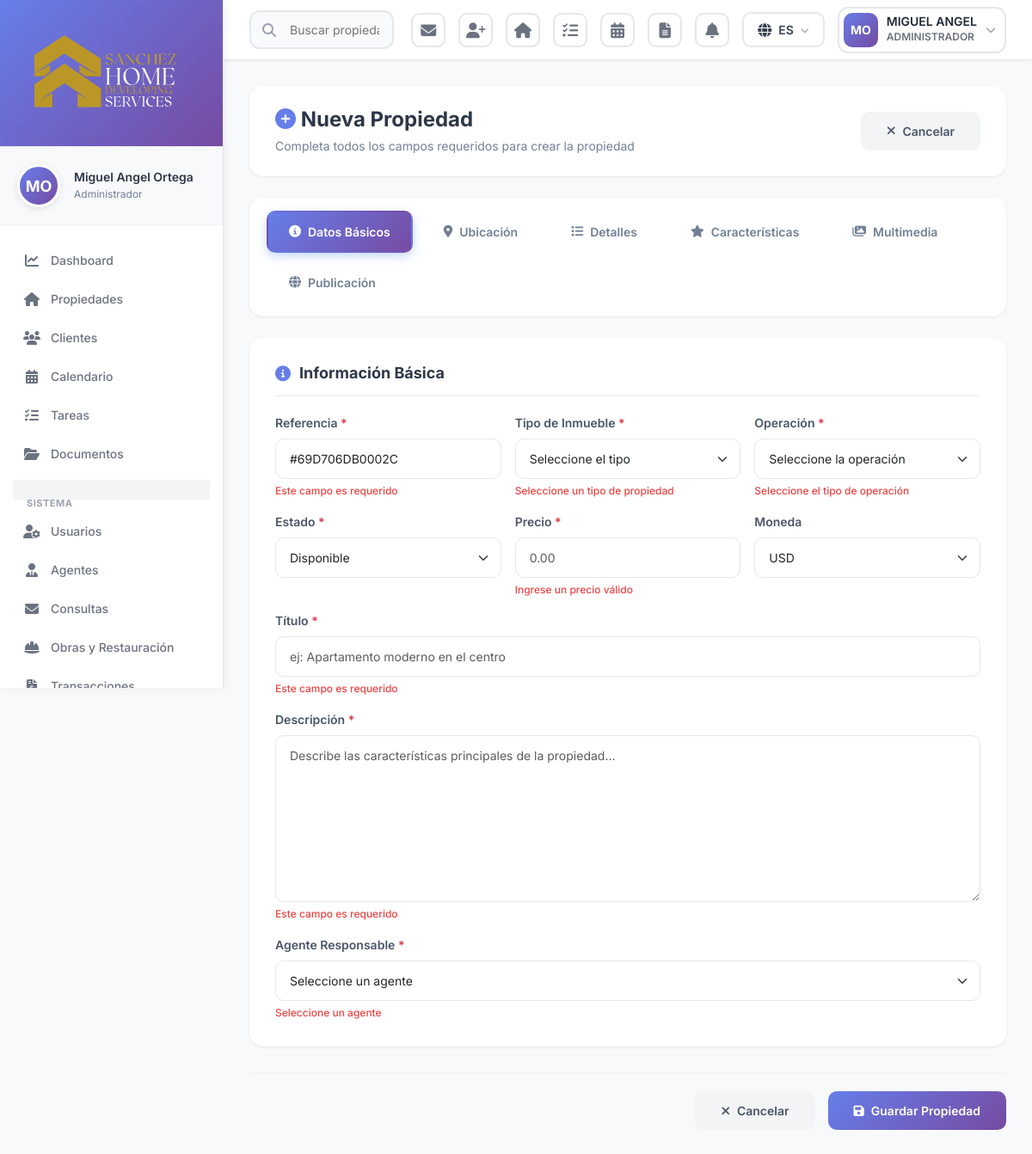
The app's page /nueva-propiedad.php (signed in) with its own data.
### tables this page shows
CREATE TABLE `users` (
  `id` int(10) UNSIGNED NOT NULL,
  `username` varchar(100) NOT NULL,
  `email` varchar(255) NOT NULL,
  `password` varchar(255) NOT NULL,
  `first_name` varchar(100) NOT NULL,
  `last_name` varchar(100) NOT NULL,
  `phone` varchar(50) DEFAULT NULL,
  `phone_office` varchar(50) DEFAULT NULL,
  `profile_picture` varchar(500) DEFAULT NULL,
  `document_id` varchar(100) DEFAULT NULL,
  `date_of_birth` date DEFAULT NULL,
  `address` text DEFAULT NULL,
  `role_id` int(10) UNSIGNED NOT NULL,
  `office_id` int(10) UNSIGNED DEFAULT NULL,
  `status` enum('active','inactive','suspended') DEFAULT 'active',
  `position` varchar(150) DEFAULT NULL,
  `specialization` varchar(150) DEFAULT NULL,
  `license_number` varchar(100) DEFAULT NULL,
  `commission_sale` decimal(5,2) DEFAULT 0.00,
  `commission_rent` decimal(5,2) DEFAULT 0.00,
  `biography` text DEFAULT NULL,
  `linkedin_url` varchar(500) DEFAULT NULL,
  `facebook_url` varchar(500) DEFAULT NULL,
  `twitter_url` varchar(500) DEFAULT NULL,
  `instagram_url` varchar(500) DEFAULT NULL,
  `whatsapp_business` varchar(50) DEFAULT NULL,
  `language` varchar(5) DEFAULT 'en',
  `show_in_public_website` tinyint(1) DEFAULT 0,
  `total_sales` int(10) UNSIGNED DEFAULT 0,
  `total_rentals` int(10) UNSIGNED DEFAULT 0,
  `total_transaction_value` decimal(15,2) DEFAULT 0.00,
  `average_rating` decimal(3,2) DEFAULT 0.00,
  `email_verified_at` timestamp NULL DEFAULT NULL,
  `remember_token` varchar(100) DEFAULT NULL,
  `last_login` timestamp NULL DEFAULT NULL,
  `created_at` timestamp NULL DEFAULT current_timestamp(),
  `updated_at` timestamp NULL DEFAULT current_timestamp() ON UPDATE current_timestamp()
);

CREATE TABLE `roles` (
  `id` int(10) UNSIGNED NOT NULL,
  `name` varchar(100) NOT NULL,
  `display_name` varchar(150) NOT NULL,
  `description` text DEFAULT NULL,
  `permissions` longtext DEFAULT NULL CHECK (json_valid(`permissions`)),
  `is_active` tinyint(1) DEFAULT 1,
  `created_at` timestamp NULL DEFAULT current_timestamp(),
  `updated_at` timestamp NULL DEFAULT current_timestamp() ON UPDATE current_timestamp()
);

### nueva-propiedad.php (the view, shortened to what the rows shown need)
<?php
require_once 'config.php';
require_once 'database.php';
require_once 'functions.php';
$currentUser = getCurrentUser();
include 'header.php';
include 'sidebar.php';
?>
<div class="property-form-container">
    <div class="page-header-modern">
        <div class="d-flex justify-content-between align-items-center">
            <div>
                <h1 style="font-size: 24px; font-weight: 700; color: #2d3748; margin: 0;">
                    <i class="fas fa-plus-circle" style="color: #667eea;"></i> Nueva Propiedad
                </h1>
            </div>
        </div>
    </div>
</div>
<?php include 'footer.php'; ?>

### header.php (shortened to what the rows shown need)
<!DOCTYPE html>
<html lang="<?php echo currentLanguage() === 'es' ? 'es' : 'en'; ?>">
<head>
    <link href="https://cdn.jsdelivr.net/npm/bootstrap@5.3.0/dist/css/bootstrap.min.css" rel="stylesheet">
    <link rel="stylesheet" href="https://cdnjs.cloudflare.com/ajax/libs/font-awesome/6.4.0/css/all.min.css">
    <link rel="stylesheet" href="https://cdn.jsdelivr.net/npm/sweetalert2@11/dist/sweetalert2.min.css">
    <link rel="stylesheet" href="assets/css/style.css">
</head>
<body>
<div class="header-modern">
    <div class="header-actions">
        <div class="custom-dropdown" id="userDropdown">
            <div class="custom-dropdown-toggle user-dropdown-toggle">
                <?php if($currentUser['profile_picture']): ?>
                <img src="<?php echo htmlspecialchars($currentUser['profile_picture']); ?>"
                     alt="<?php echo htmlspecialchars($currentUser['first_name']); ?>"
                     class="user-avatar-header">
                <?php else: ?>
                <div class="user-avatar-header" style="background: linear-gradient(135deg, #667eea 0%, #764ba2 100%); display: flex; align-items: center; justify-content: center; color: white; font-weight: 700; font-size: 14px;">
                    <?php echo strtoupper(substr($currentUser['first_name'], 0, 1) . substr($currentUser['last_name'], 0, 1)); ?>
                </div>
                <?php endif; ?>
                <div class="user-info-header">
                    <div class="user-info-name"><?php echo htmlspecialchars($currentUser['first_name']); ?></div>
                    <div class="user-info-role"><?php echo htmlspecialchars($currentUser['role']['display_name'] ?? __('user', [], 'Usuario')); ?></div>
                </div>
                <i class="fas fa-chevron-down" style="color: #9ca3af; font-size: 12px;"></i>
            </div>
        </div>
    </div>
</div>
</body>
</html>
</body>
</html>

### sidebar.php (shortened to what the rows shown need)
<aside class="sidebar" id="sidebar">
    <div class="user-profile-section">
        <div class="d-flex align-items-center gap-3">
            <?php if($currentUser['profile_picture']): ?>
            <img src="<?php echo htmlspecialchars($currentUser['profile_picture']); ?>"
                 alt="<?php echo htmlspecialchars($currentUser['first_name']); ?>"
                 class="user-avatar">
            <?php else: ?>
            <div class="user-avatar-placeholder">
                <?php echo strtoupper(substr($currentUser['first_name'], 0, 1) . substr($currentUser['last_name'], 0, 1)); ?>
            </div>
            <?php endif; ?>
            <div class="flex-grow-1 user-info">
                <h6 class="user-name">
                    <?php echo htmlspecialchars($currentUser['first_name'] . ' ' . $currentUser['last_name']); ?>
                </h6>
                <small class="user-role">
                    <?php echo htmlspecialchars($currentUser['role']['display_name'] ?? __('user', [], 'Usuario')); ?>
                </small>
            </div>
        </div>
    </div>
</aside>

### records on screen
users: first_name+last_name "MO", first_name "MIGUEL ANGEL", first_name+last_name "Miguel Angel Ortega"
roles: display_name "ADMINISTRADOR", display_name "Administrador"

### other values on screen
__('menu.dashboard', [], 'Dashboard') "Dashboard"
__('menu.properties', [], 'Propiedades') "Propiedades"
__('menu.clients', [], 'Clientes') "Clientes"
__('menu.calendar', [], 'Calendario') "Calendario"
__('menu.tasks', [], 'Tareas') "Tareas"
__('menu.documents', [], 'Documentos') "Documentos"
__('menu.system', [], 'Gestión') "SISTEMA"
__('menu.users', [], 'Usuarios') "Usuarios"
__('menu.agents', [], 'Agentes') "Agentes"
__('menu.inquiries', [], 'Consultas') "Consultas"
__('menu.projects', [], 'Obras y Restauración') "Obras y Restauración"
